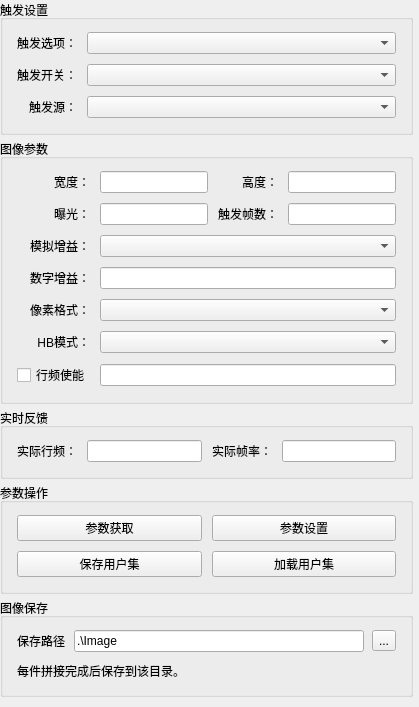
                <widget class="QWidget" name="cameraPageContent">
                 <layout class="QVBoxLayout" name="cameraPageLayout">
                  <property name="spacing">
                   <number>4</number>
                  </property>
                  <property name="leftMargin">
                   <number>0</number>
                  </property>
                  <property name="topMargin">
                   <number>0</number>
                  </property>
                  <property name="rightMargin">
                   <number>6</number>
                  </property>
                  <property name="bottomMargin">
                   <number>0</number>
                  </property>
                  <item>
                   <widget class="QGroupBox" name="triggerGroup">
                    <property name="title">
                     <string>触发设置</string>
                    </property>
                    <layout class="QFormLayout" name="triggerGroupLayout">
                     <property name="spacing">
                      <number>10</number>
                     </property>
                     <property name="leftMargin">
                      <number>14</number>
                     </property>
                     <property name="topMargin">
                      <number>12</number>
                     </property>
                     <property name="rightMargin">
                      <number>14</number>
                     </property>
                     <property name="bottomMargin">
                      <number>14</number>
                     </property>
                     <property name="labelAlignment">
                      <set>Qt::AlignmentFlag::AlignRight|Qt::AlignmentFlag::AlignVCenter</set>
                     </property>
                     <item row="0" column="0">
                      <widget class="QLabel" name="TriggerSelectLabel">
                       <property name="text">
                        <string>触发选项：</string>
                       </property>
                      </widget>
                     </item>
                     <item row="0" column="1">
                      <widget class="QComboBox" name="TriggerSelectBox" />
                     </item>
                     <item row="1" column="0">
                      <widget class="QLabel" name="TriggerModeLabel">
                       <property name="text">
                        <string>触发开关：</string>
                       </property>
                      </widget>
                     </item>
                     <item row="1" column="1">
                      <widget class="QComboBox" name="TriggerModeBox" />
                     </item>
                     <item row="2" column="0">
                      <widget class="QLabel" name="TriggerSourceLabel">
                       <property name="text">
                        <string>触发源：</string>
                       </property>
                      </widget>
                     </item>
                     <item row="2" column="1">
                      <widget class="QComboBox" name="TriggerSourceBox" />
                     </item>
                    </layout>
                   </widget>
                  </item>
                  <item>
                   <widget class="QGroupBox" name="imageParamGroup">
                    <property name="title">
                     <string>图像参数</string>
                    </property>
                    <layout class="QGridLayout" name="imageParamGroupLayout" columnstretch="0,1,0,1">
                     <property name="horizontalSpacing">
                      <number>10</number>
                     </property>
                     <property name="verticalSpacing">
                      <number>10</number>
                     </property>
                     <property name="leftMargin">
                      <number>14</number>
                     </property>
                     <property name="topMargin">
                      <number>12</number>
                     </property>
                     <property name="rightMargin">
                      <number>14</number>
                     </property>
                     <property name="bottomMargin">
                      <number>14</number>
                     </property>
                     <item row="0" column="0">
                      <widget class="QLabel" name="WidthLabel">
                       <property name="text">
                        <string>宽度：</string>
                       </property>
                       <property name="alignment">
                        <set>Qt::AlignmentFlag::AlignRight|Qt::AlignmentFlag::AlignVCenter</set>
                       </property>
                      </widget>
                     </item>
                     <item row="0" column="1">
                      <widget class="QLineEdit" name="WidthEdit" />
                     </item>
                     <item row="0" column="2">
                      <widget class="QLabel" name="HeightLabel">
                       <property name="text">
                        <string>高度：</string>
                       </property>
                       <property name="alignment">
                        <set>Qt::AlignmentFlag::AlignRight|Qt::AlignmentFlag::AlignVCenter</set>
                       </property>
                      </widget>
                     </item>
                     <item row="0" column="3">
                      <widget class="QLineEdit" name="HeightEdit" />
                     </item>
                     <item row="1" column="0">
                      <widget class="QLabel" name="ExposureLabel">
                       <property name="text">
                        <string>曝光：</string>
                       </property>
                       <property name="alignment">
                        <set>Qt::AlignmentFlag::AlignRight|Qt::AlignmentFlag::AlignVCenter</set>
                       </property>
                      </widget>
                     </item>
                     <item row="1" column="1">
                      <widget class="QLineEdit" name="ExposureEdit" />
                     </item>
                     <item row="1" column="2">
                      <widget class="QLabel" name="AcquisitionBurstFrameCountLabel">
                       <property name="text">
                        <string>触发帧数：</string>
                       </property>
                       <property name="alignment">
                        <set>Qt::AlignmentFlag::AlignRight|Qt::AlignmentFlag::AlignVCenter</set>
                       </property>
                      </widget>
                     </item>
                     <item row="1" column="3">
                      <widget class="QLineEdit" name="AcquisitionBurstFrameCountEdit" />
                     </item>
                     <item row="2" column="0">
                      <widget class="QLabel" name="PreampGainLabel">
                       <property name="text">
                        <string>模拟增益：</string>
                       </property>
                       <property name="alignment">
                        <set>Qt::AlignmentFlag::AlignRight|Qt::AlignmentFlag::AlignVCenter</set>
                       </property>
                      </widget>
                     </item>
                     <item row="2" column="1" colspan="3">
                      <widget class="QComboBox" name="PreampGainBox" />
                     </item>
                     <item row="3" column="0">
                      <widget class="QLabel" name="DigitalGainLabel">
                       <property name="text">
                        <string>数字增益：</string>
                       </property>
                       <property name="alignment">
                        <set>Qt::AlignmentFlag::AlignRight|Qt::AlignmentFlag::AlignVCenter</set>
                       </property>
                      </widget>
                     </item>
                     <item row="3" column="1" colspan="3">
                      <widget class="QLineEdit" name="DigitalGainEdit" />
                     </item>
                     <item row="4" column="0">
                      <widget class="QLabel" name="PixelFormatLabel">
                       <property name="text">
                        <string>像素格式：</string>
                       </property>
                       <property name="alignment">
                        <set>Qt::AlignmentFlag::AlignRight|Qt::AlignmentFlag::AlignVCenter</set>
                       </property>
                      </widget>
                     </item>
                     <item row="4" column="1" colspan="3">
                      <widget class="QComboBox" name="PixelFormatBox" />
                     </item>
                     <item row="5" column="0">
                      <widget class="QLabel" name="HBFormatLabel">
                       <property name="text">
                        <string>HB模式：</string>
                       </property>
                       <property name="alignment">
                        <set>Qt::AlignmentFlag::AlignRight|Qt::AlignmentFlag::AlignVCenter</set>
                       </property>
                      </widget>
                     </item>
                     <item row="5" column="1" colspan="3">
                      <widget class="QComboBox" name="HBFormatBox" />
                     </item>
                     <item row="6" column="0">
                      <widget class="QCheckBox" name="AcquisitionLineRateEnableBox">
                       <property name="text">
                        <string>行频使能</string>
                       </property>
                      </widget>
                     </item>
                     <item row="6" column="1" colspan="3">
                      <widget class="QLineEdit" name="AcquisitionLineRateEdit" />
                     </item>
                    </layout>
                   </widget>
                  </item>
                  <item>
                   <widget class="QGroupBox" name="feedbackGroup">
                    <property name="title">
                     <string>实时反馈</string>
                    </property>
                    <layout class="QGridLayout" name="feedbackGroupLayout" columnstretch="0,1,0,1">
                     <property name="horizontalSpacing">
                      <number>10</number>
                     </property>
                     <property name="verticalSpacing">
                      <number>10</number>
                     </property>
                     <property name="leftMargin">
                      <number>14</number>
                     </property>
                     <property name="topMargin">
                      <number>12</number>
                     </property>
                     <property name="rightMargin">
                      <number>14</number>
                     </property>
                     <property name="bottomMargin">
                      <number>14</number>
                     </property>
                     <item row="0" column="0">
                      <widget class="QLabel" name="ResultLineRateLabel">
                       <property name="text">
                        <string>实际行频：</string>
                       </property>
                       <property name="alignment">
                        <set>Qt::AlignmentFlag::AlignRight|Qt::AlignmentFlag::AlignVCenter</set>
                       </property>
                      </widget>
                     </item>
                     <item row="0" column="1">
                      <widget class="QLineEdit" name="ResultLineRateEdit">
                       <property name="readOnlyLook" stdset="0">
                        <bool>true</bool>
                       </property>
                      </widget>
                     </item>
                     <item row="0" column="2">
                      <widget class="QLabel" name="ResultFrameRateLabel">
                       <property name="text">
                        <string>实际帧率：</string>
                       </property>
                       <property name="alignment">
                        <set>Qt::AlignmentFlag::AlignRight|Qt::AlignmentFlag::AlignVCenter</set>
                       </property>
                      </widget>
                     </item>
                     <item row="0" column="3">
                      <widget class="QLineEdit" name="ResultFrameRateEdit">
                       <property name="readOnlyLook" stdset="0">
                        <bool>true</bool>
                       </property>
                      </widget>
                     </item>
                    </layout>
                   </widget>
                  </item>
                  <item>
                   <widget class="QGroupBox" name="paramOpGroup">
                    <property name="title">
                     <string>参数操作</string>
                    </property>
                    <layout class="QGridLayout" name="paramOpGroupLayout">
                     <property name="horizontalSpacing">
                      <number>10</number>
                     </property>
                     <property name="verticalSpacing">
                      <number>10</number>
                     </property>
                     <property name="leftMargin">
                      <number>14</number>
                     </property>
                     <property name="topMargin">
                      <number>12</number>
                     </property>
                     <property name="rightMargin">
                      <number>14</number>
                     </property>
                     <property name="bottomMargin">
                      <number>14</number>
                     </property>
                     <item row="0" column="0">
                      <widget class="QPushButton" name="GetPara">
                       <property name="text">
                        <string>参数获取</string>
                       </property>
                      </widget>
                     </item>
                     <item row="0" column="1">
                      <widget class="QPushButton" name="SetPara">
                       <property name="text">
                        <string>参数设置</string>
                       </property>
                       <property name="primary" stdset="0">
                        <bool>true</bool>
                       </property>
                      </widget>
                     </item>
                     <item row="1" column="0">
                      <widget class="QPushButton" name="SavePara">
                       <property name="text">
                        <string>保存用户集</string>
                       </property>
                      </widget>
                     </item>
                     <item row="1" column="1">
                      <widget class="QPushButton" name="LoadPara">
                       <property name="text">
                        <string>加载用户集</string>
                       </property>
                      </widget>
                     </item>
                    </layout>
                   </widget>
                  </item>
                  <item>
                   <widget class="QGroupBox" name="savePathGroup">
                    <property name="title">
                     <string>图像保存</string>
                    </property>
                    <layout class="QVBoxLayout" name="savePathGroupLayout">
                     <property name="spacing">
                      <number>10</number>
                     </property>
                     <property name="leftMargin">
                      <number>14</number>
                     </property>
                     <property name="topMargin">
                      <number>12</number>
                     </property>
                     <property name="rightMargin">
                      <number>14</number>
                     </property>
                     <property name="bottomMargin">
                      <number>14</number>
                     </property>
                     <item>
                      <layout class="QHBoxLayout" name="savePathRow">
                       <property name="spacing">
                        <number>8</number>
                       </property>
                       <property name="leftMargin">
                        <number>0</number>
                       </property>
                       <property name="topMargin">
                        <number>0</number>
                       </property>
                       <property name="rightMargin">
                        <number>0</number>
                       </property>
                       <property name="bottomMargin">
                        <number>0</number>
                       </property>
                       <item>
                        <widget class="QLabel" name="SavePathLabel">
                         <property name="text">
                          <string>保存路径</string>
                         </property>
                        </widget>
                       </item>
                       <item>
                        <widget class="QLineEdit" name="imgSavePathEdit">
                         <property name="text">
                          <string>.\Image</string>
                         </property>
                        </widget>
                       </item>
                       <item>
                        <widget class="QToolButton" name="SelectSavePath">
                         <property name="text">
                          <string>...</string>
                         </property>
                        </widget>
                       </item>
                      </layout>
                     </item>
                     <item>
                      <widget class="QLabel" name="savePathHint">
                       <property name="text">
                        <string>每件拼接完成后保存到该目录。</string>
                       </property>
                       <property name="role" stdset="0">
                        <string notr="true">hint</string>
                       </property>
                       <property name="wordWrap">
                        <bool>true</bool>
                       </property>
                      </widget>
                     </item>
                    </layout>
                   </widget>
                  </item>
                  <item>
                   <spacer name="spacer_3">
                    <property name="orientation">
                     <enum>Qt::Orientation::Vertical</enum>
                    </property>
                    <property name="sizeHint" stdset="0">
                     <size>
                      <width>20</width>
                      <height>10</height>
                     </size>
                    </property>
                   </spacer>
                  </item>
                 </layout>
                </widget>
